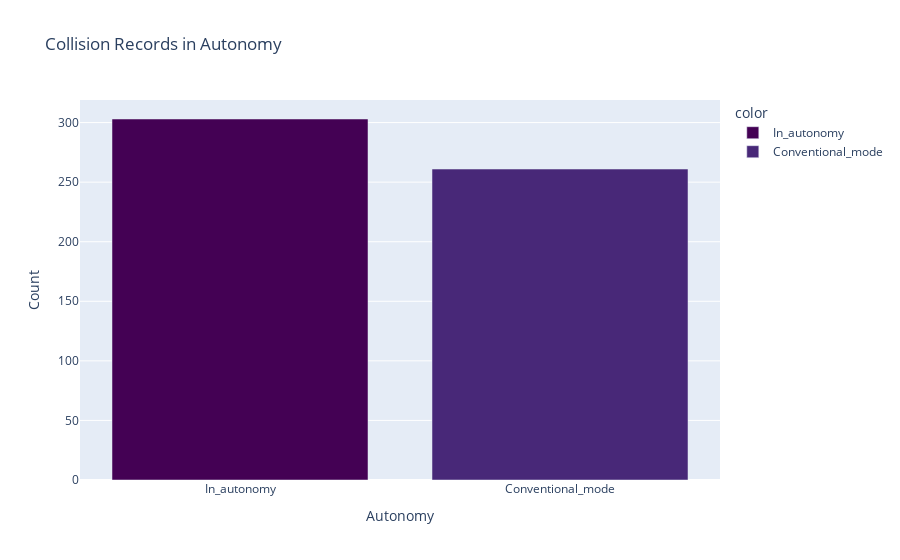

Write notebook code for a chart like this one.
### Code cell
# Count the occurrences of True values in each column
mode_counts = all_collisions_df[['In_autonomy', 'Conventional_mode']].sum()

# Create a bar plot using Plotly Express
fig = px.bar(x=mode_counts.index, y=mode_counts.values, labels={'x': 'Autonomy', 'y': 'Count'}, 
             title='Collision Records in Autonomy', color=mode_counts.index,
             color_discrete_sequence=px.colors.sequential.Viridis)
fig.write_image("Images/In_autonomy.jpg")
fig.show()

### Figure 1 — Plotly figure (JSON) as saved in the notebook; plotly's stock layout.template omitted (floating-point values rounded to 4 significant figures)
{"data": [{"alignmentgroup": "True", "hovertemplate": "color=In_autonomy<br>Autonomy=%{x}<br>Count=%{y}<extra></extra>", "legendgroup": "In_autonomy", "marker": {"color": "#440154", "pattern": {"shape": ""}}, "name": "In_autonomy", "offsetgroup": "In_autonomy", "orientation": "v", "showlegend": true, "textposition": "auto", "type": "bar", "x": ["In_autonomy"], "xaxis": "x", "y": [303], "yaxis": "y"}, {"alignmentgroup": "True", "hovertemplate": "color=Conventional_mode<br>Autonomy=%{x}<br>Count=%{y}<extra></extra>", "legendgroup": "Conventional_mode", "marker": {"color": "#482878", "pattern": {"shape": ""}}, "name": "Conventional_mode", "offsetgroup": "Conventional_mode", "orientation": "v", "showlegend": true, "textposition": "auto", "type": "bar", "x": ["Conventional_mode"], "xaxis": "x", "y": [261], "yaxis": "y"}], "layout": {"barmode": "relative", "legend": {"title": {"text": "color"}, "tracegroupgap": 0}, "title": {"text": "Collision Records in Autonomy"}, "xaxis": {"anchor": "y", "domain": [0, 1], "title": {"text": "Autonomy"}}, "yaxis": {"anchor": "x", "domain": [0, 1], "title": {"text": "Count"}}}}
